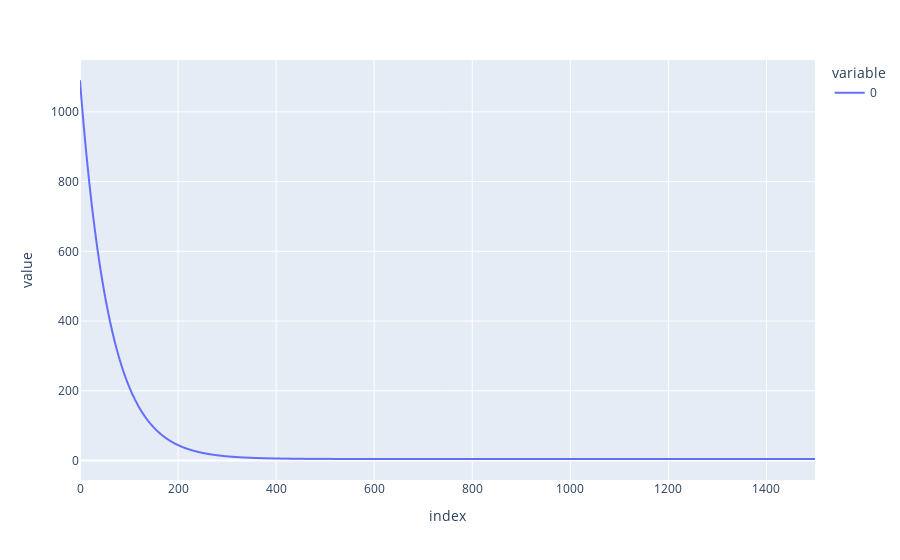

The code cell stored with this chart in its notebook:
### Code cell
px.line(c_h)

### Figure 1 — Plotly figure (JSON) as saved in the notebook; plotly's stock layout.template omitted (floating-point values rounded to 4 significant figures; data arrays with more than 128 entries replaced by an {"elided": "..."} marker saying what was removed)
{"data": [{"hovertemplate": "variable=0<br>index=%{x}<br>value=%{y}<extra></extra>", "legendgroup": "0", "line": {"color": "#636efa", "dash": "solid"}, "mode": "lines", "name": "0", "showlegend": true, "type": "scattergl", "x": {"elided": "1500 int values"}, "xaxis": "x", "y": {"elided": "1500 float values"}, "yaxis": "y"}], "layout": {"autosize": true, "legend": {"title": {"text": "variable"}, "tracegroupgap": 0}, "margin": {"t": 60}, "xaxis": {"anchor": "y", "autorange": true, "domain": [0, 1], "range": [0, 1499], "title": {"text": "index"}, "type": "linear"}, "yaxis": {"anchor": "x", "autorange": true, "domain": [0, 1], "range": [-55.73, 1149.0], "title": {"text": "value"}, "type": "linear"}}}
